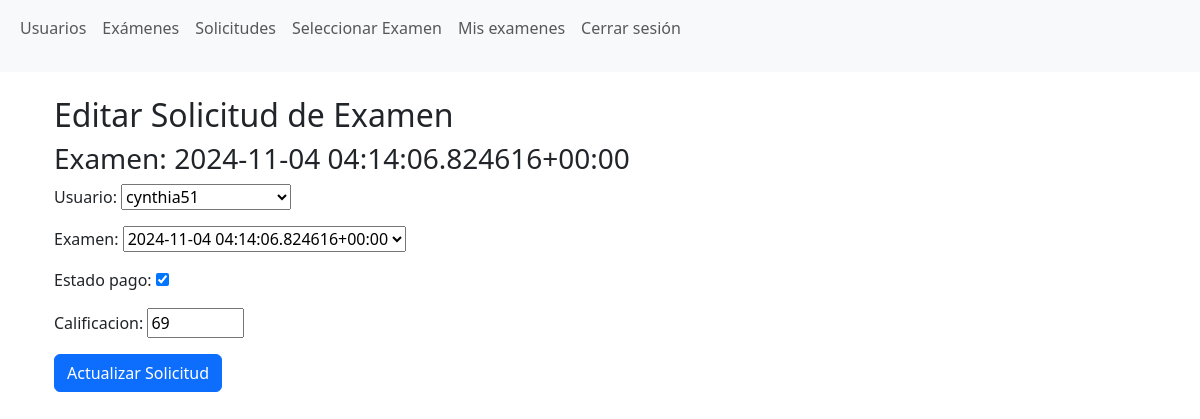
The page /editar_solicitud/4/ (signed in) on the database as committed earlier.
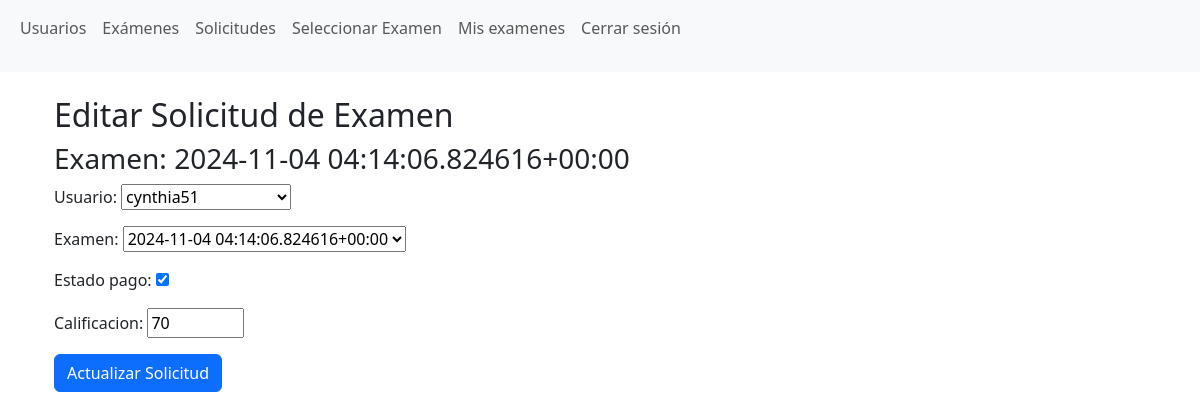
The same page on the database as committed later.
### aplicacion/models.py (models this page shows, shortened)
class SolicitudExamen(models.Model):
    usuario = models.ForeignKey(Usuario, on_delete=models.CASCADE)
    examen = models.ForeignKey(Examen, on_delete=models.CASCADE)
    estado_pago = models.BooleanField(default=False)  # True si el pago está confirmado
    calificacion = models.IntegerField(null=True, blank=True, default=0)  # Calificación del alumno
    fecha_solicitud = models.DateTimeField(auto_now_add=True)
    class Meta:
        unique_together = ('usuario', 'examen')

class Examen(models.Model):
    fecha = models.DateTimeField()  # Almacena la fecha y hora del examen
    cupo = models.PositiveIntegerField(default=30)
    costo = models.DecimalField(max_digits=6, decimal_places=2, default=500)  # Costo del examen
    def __str__(self):
        return f'{self.fecha}'

### aplicacion/views.py (the view)
# urls.py: path('editar_solicitud/<int:solicitud_id>/', editar_solicitud, name='editar_solicitud'),
@login_required
@user_passes_test(is_admin)
def editar_solicitud(request, solicitud_id):
    solicitud = get_object_or_404(SolicitudExamen, id=solicitud_id)
    if request.method == 'POST':
        form = SolicitudExamenForm(request.POST, instance=solicitud)  # Usa el formulario aquí
        if form.is_valid():
            form.save()
            messages.success(request, 'Solicitud de examen actualizada correctamente.')
            return redirect('ver_solicitudes')
    else:
        form = SolicitudExamenForm(instance=solicitud)  # Inicializa el formulario con la solicitud existente
    return render(request, 'editar_solicitud.html', {'form': form, 'solicitud': solicitud})

### aplicacion/forms.py
class SolicitudExamenForm(forms.ModelForm):
    class Meta:
        model = SolicitudExamen
        fields = ['usuario', 'examen', 'estado_pago', 'calificacion']
        widgets = {
            'calificacion': forms.NumberInput(attrs={'min': 0, 'max': 100}),  # Validar calificación
        }

### aplicacion/models.py (called while the page is built)
    def __str__(self):
        return self.username  # Puedes devolver otro campo como numero_control si lo prefieres

### aplicacion/views.py (called while the page is built)
def is_admin(user):
    return user.is_staff

### aplicacion/templates/editar_solicitud.html (shortened to what this page needs)
{% extends 'base.html' %}
{% block content %}
<div class="container">
    <h2>Editar Solicitud de Examen</h2>
    <h3>Examen: {{ solicitud.examen }}</h3>
    <form method="POST">
        {{ form.as_p }}
        <button type="submit" class="btn btn-primary">Actualizar Solicitud</button>
    </form>
</div>
{% endblock %}

Rows that differ between the two databases and show on the page:
changed SolicitudExamen "cynthia51": calificacion "69" → "70"
